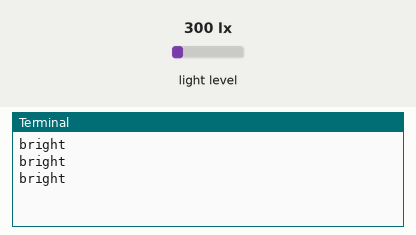
Recording of a program running on a simulated Raspberry Pi (BCM pin numbers). Parts: the last lines printed to the terminal. Inputs (shaded band) come from the test bench; at power-on: light level 300 lx.

Above: at 2.2 s.
2.3 s: light level set to 40 lx
At 2.9 s:
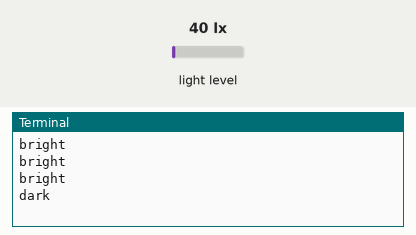
4.0 s: light level set to 1000 lx
At 4.4 s:
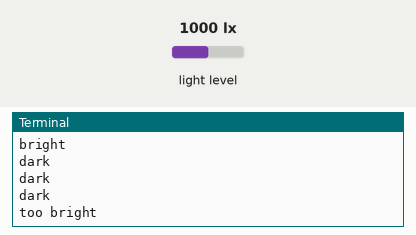
5.5 s: light level set to 0 lx
At 5.9 s:
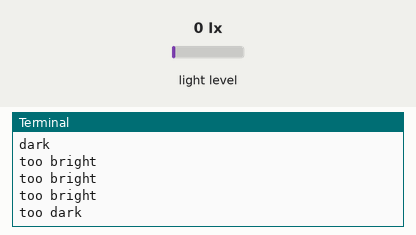

The program:

ambient_light.py
```python
import smbus
import time

DEVICE     = 0x23 # Default device I2C address

# Start measurement at 4lx resolution. Time typically 16ms.
CONTINUOUS_LOW_RES_MODE = 0x13
# Start measurement at 1lx resolution. Time typically 120ms
CONTINUOUS_HIGH_RES_MODE_1 = 0x10
# Start measurement at 0.5lx resolution. Time typically 120ms
CONTINUOUS_HIGH_RES_MODE_2 = 0x11

bus = smbus.SMBus(1)
time.sleep(1) # Sleep to avoid 121 conflict error

def convertToNumber(data):
  # Simple function to convert 2 bytes of data
  # into a decimal number. Optional parameter 'decimals'
  result=(data[1] + (256 * data[0])) / 1.2
  return (result)

def readLight(addr=DEVICE):
  # Read data from I2C interface
  data = bus.read_i2c_block_data(addr,CONTINUOUS_HIGH_RES_MODE_1)
  return convertToNumber(data)

def main():

  while True:
    lightLevel=readLight()
    if lightLevel <= 20:
        print("too dark")
    elif lightLevel <= 40:
        print("dark")
    elif lightLevel <= 500:
        print("bright")
    else:
        print("too bright")
    time.sleep(0.5)

if __name__=="__main__":
   main()
```

Measured:
- after the input at 2.3 s, the terminal: prints a new line after 0.21 s (image 1)
- after the input at 4.0 s, the terminal: prints a new line at once (image 2)
- after the input at 5.5 s, the terminal: prints a new line at once (image 3)
